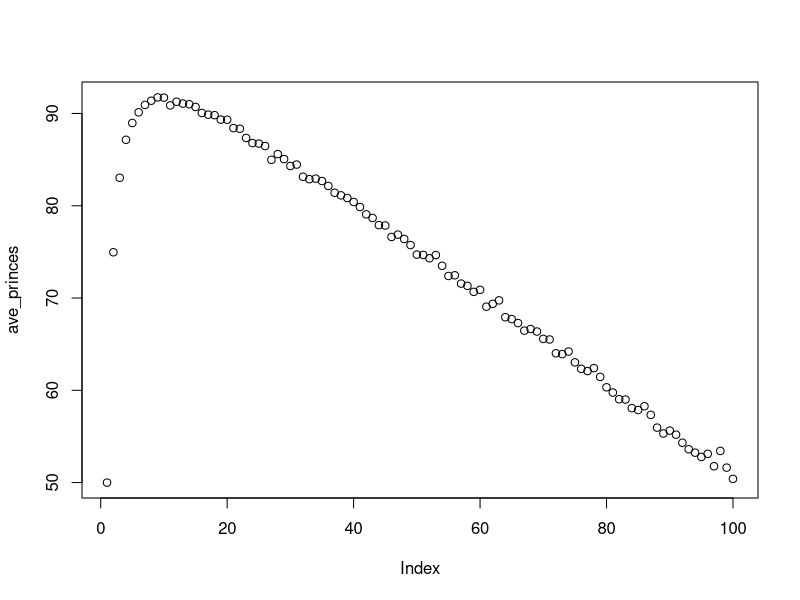
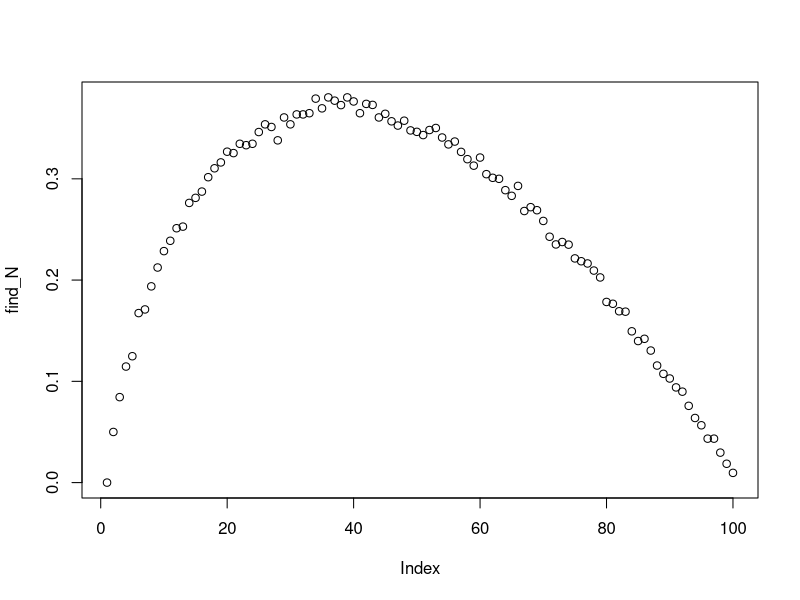

Recreate these plots in R, in order.
## ---- chunk 1
Simulation <- 5000
ave_princes <-numeric(100)
find_N <-numeric(100)

for(i in 0:99){
  n <- 0
  sum <- 0
  for (z in 1:Simulation){
    
    # generate sample of 1 to 100 without replacement
    x <- sample( 100, replace=FALSE)
    # when split number equals 0, always grab the first element and continue the loop
    if(i==0){
      sum = sum + x[1]
      next 
    }
    
    # find the best in observation group: max_x
    sample1 <- x[1:i]
    max_x <- max(sample1)
    # optimal princes in each simulation: princes
    princes <- 0
    for (j in (i+1):100){
          # find the first element in evaluation group that's better than max_x
          if(x[j] > max_x){
            princes <- x[j]
            break
          }
  
    }
    # when N in observation group, get the last element in evaluation group
    if(princes == 0)
      princes = x[100]
    sum = sum + princes
    # count how many times it finds N
    if (princes == 100){
      n = n+1
      #print (n)
    }
  }
  # average optimal princes number
  ave_princes[i+1] = sum/Simulation
  # probability of finding N
  find_N[i+1] = n/Simulation

}
plot(ave_princes)
plot(find_N)

  
